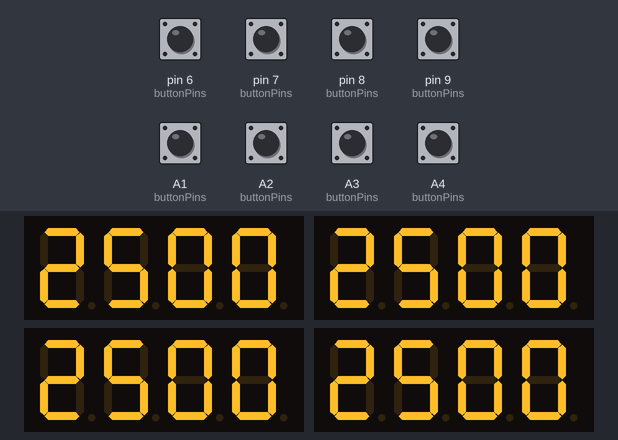
This sketch was run on a simulated Arduino Uno, built with avr-gcc and run on an emulated ATmega328P. Parts: 4 × 4-digit seven-segment display. The inputs (shaded band) are chosen by the test bench; at power-on: A1 (buttonPins), A2 (buttonPins), A3 (buttonPins), A4 (buttonPins), pin 6 (buttonPins), pin 7 (buttonPins), pin 8 (buttonPins), pin 9 (buttonPins) HIGH. What the sketch prints to the serial monitor is not drawn.

Above: at 1.2 s.
1.3 s: pin 6 (buttonPins) pulled LOW for 0.15 s
2.9 s: pin 8 (buttonPins) pulled LOW for 0.15 s
4.5 s: pin 7 (buttonPins) pulled LOW for 0.15 s
6.1 s: A1 (buttonPins) pulled LOW for 0.15 s
7.7 s: pin 9 (buttonPins) pulled LOW for 0.15 s
9.3 s: A3 (buttonPins) pulled LOW for 0.15 s
Timing chart, 0 to 11.9 s (numbered marks = the images above; inputs shaded):
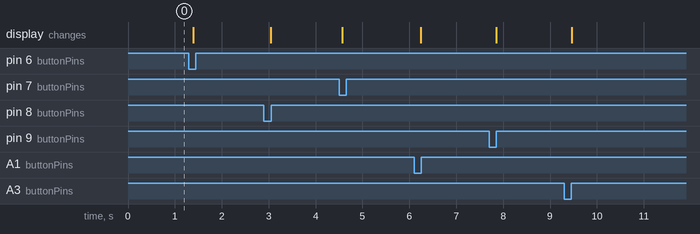

The sketch:

4p.ino
```cpp
#include <Arduino.h>
#include <TM1637Display.h>

// Module connection pins (Digital Pins)
#define CLK 2
#define DIO0 10
#define DIO1 11
#define DIO2 12
#define DIO3 13

#define players 4

int player_score[players] = {2500, 2500, 2500, 2500};
int current_state[players * 2] = {0, 0, 0, 0, 0, 0, 0, 0};
int last_state[players * 2] = {0, 0, 0, 0, 0, 0, 0, 0};
int buttonPins[players * 2] = {6, 7, 8, 9, A1, A2, A3, A4};

TM1637Display display0(CLK, DIO0);
TM1637Display display1(CLK, DIO1);
TM1637Display display2(CLK, DIO2);
TM1637Display display3(CLK, DIO3);

void setup()
{
  for (int i = 0; i < players * 2; i++) {
    pinMode( buttonPins[i] , INPUT_PULLUP );
  }
  display0.setBrightness(1);
  display1.setBrightness(1);
  display2.setBrightness(1);
  display3.setBrightness(1);
  display0.showNumberDec(player_score[0], true, 4, 0);
  display1.showNumberDec(player_score[1], true, 4, 0);
  display2.showNumberDec(player_score[2], true, 4, 0);
  display3.showNumberDec(player_score[3], true, 4, 0);

  Serial.begin(9600);

}

void loop()
{
  Serial.println( current_state[0], DEC);
  Serial.println( current_state[2], DEC);
  Serial.println( current_state[4], DEC);
  Serial.println( current_state[6], DEC);
  for (int i = 0; i < players * 2; i++) {
    current_state[i] = digitalRead( buttonPins[i]);
    if (current_state[i] != last_state[i]) {
      if (current_state[i] == LOW) {
        if (i % 2 == 0) {
          player_score[i / 2] += 100;
        } else {
          player_score[i / 2] -= 100;
        }
      }

      delay(50);
    }

    last_state[i] = current_state[i];
  }


  display0.showNumberDec(player_score[0], true, 4, 0);
  display1.showNumberDec(player_score[1], true, 4, 0);
  display2.showNumberDec(player_score[2], true, 4, 0);
  display3.showNumberDec(player_score[3], true, 4, 0);


}
```
